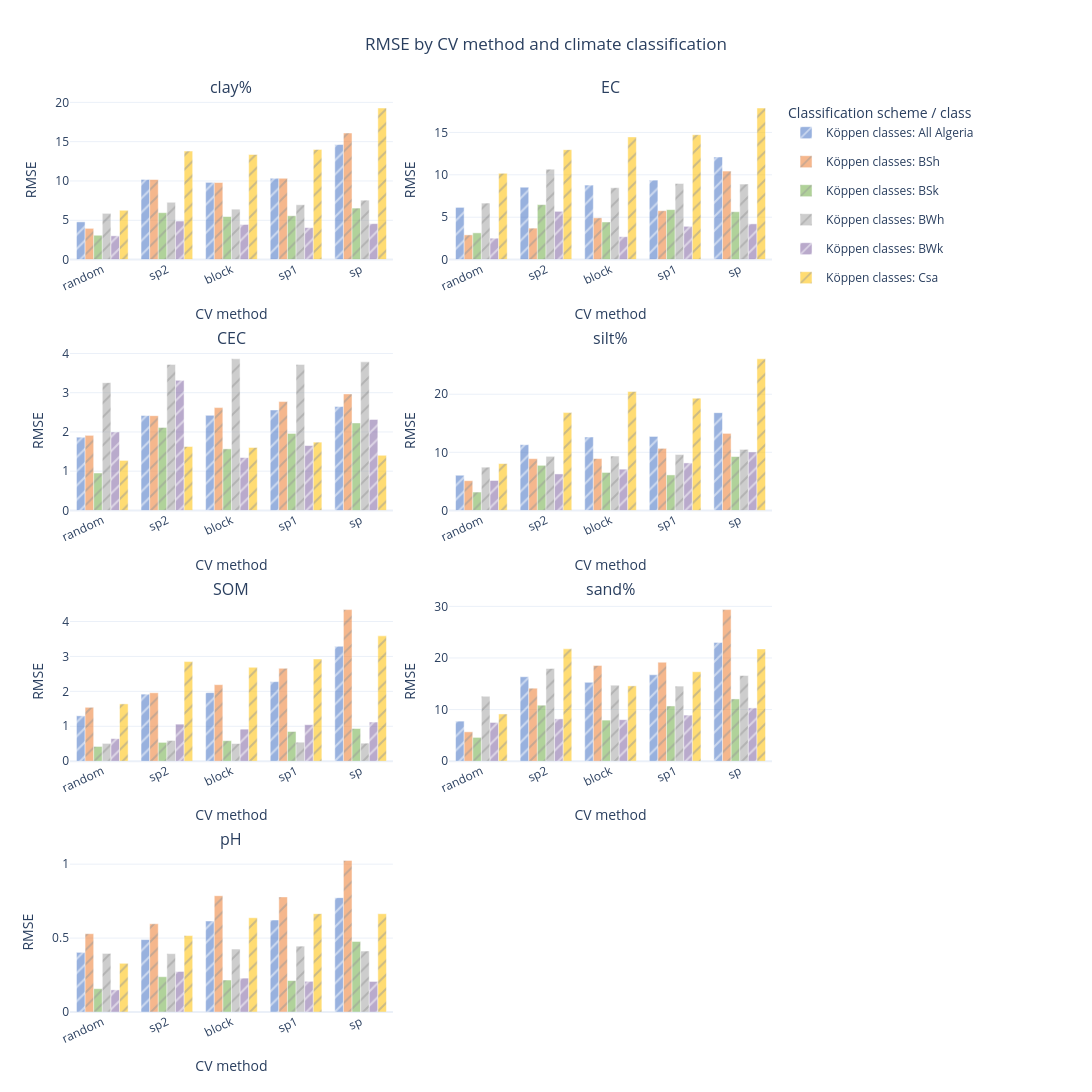
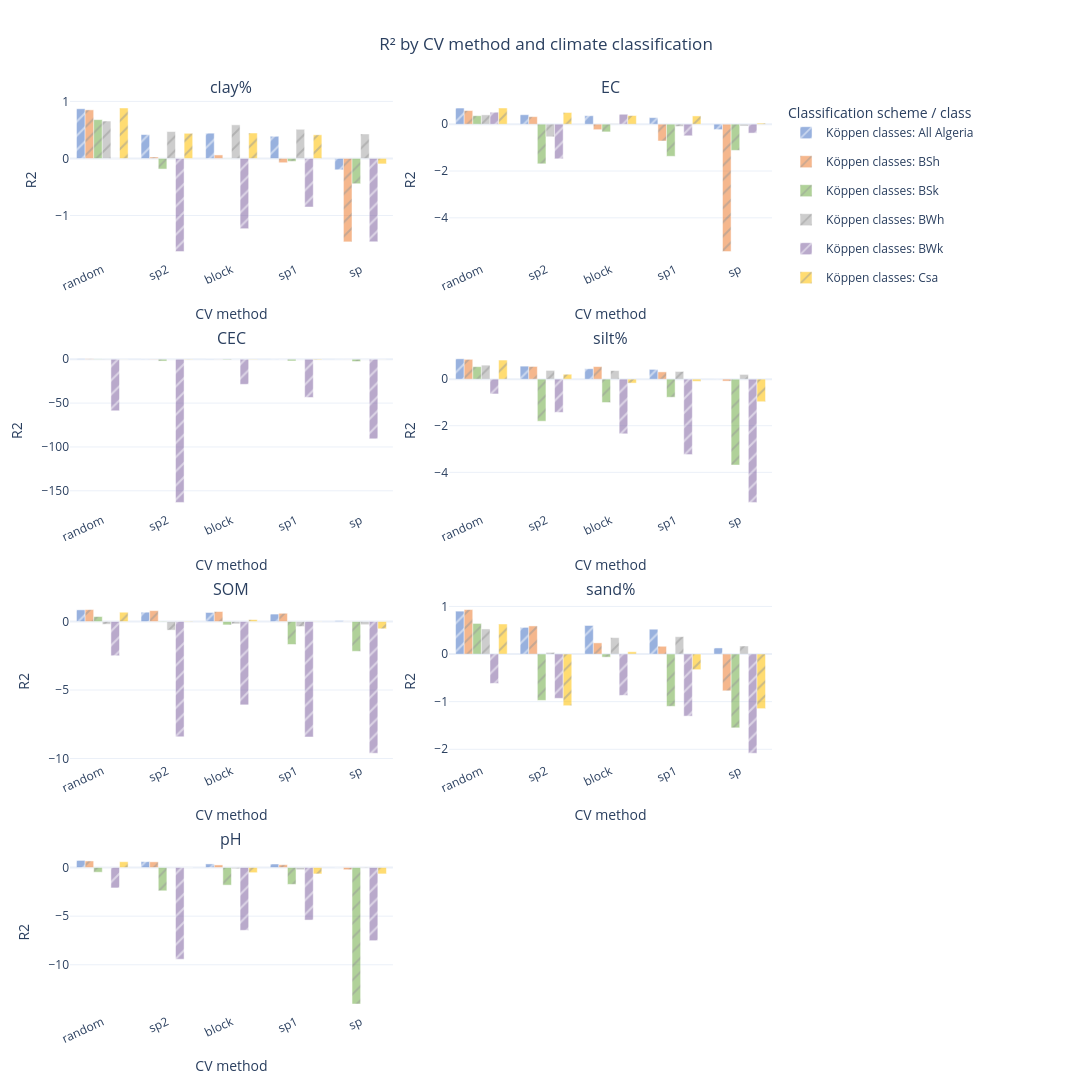

Notebook code for these charts, in order:
### Code cell
import pandas as pd
import numpy as np
import plotly.graph_objects as go
from plotly.subplots import make_subplots
from pathlib import Path
import math

# ============================================================
# CONFIGURATION
# ============================================================

INPUT_CSV = Path(
    "cv_optuna_utcnn/test_best_random_on_spCV/all/Results_Climate_Comparison/metrics_by_class_averaged.csv"
)

OUTPUT_DIR = Path(
    "cv_optuna_utcnn/test_best_random_on_spCV/all/Results_Climate_Comparison/Results_Climate_Comparison/combined_plots"
)
OUTPUT_DIR.mkdir(parents=True, exist_ok=True)

PROPERTIES = ["A%", "CE", "CEC", "L", "OM", "S%", "pH"]
title_property_map = {prop: prop for prop in properties}  # Customize if needed
title_property_map['A%'] = 'clay%'
title_property_map['S%'] = 'sand%'
title_property_map['L'] = 'silt%'
title_property_map['CE'] = 'EC'
title_property_map['OM'] = 'SOM'

CV_ORDER = ["random", "sp2", "block", "sp1", "sp"]

# Set True to include the overall Algeria metrics as another bar.
INCLUDE_ALL_ALGERIA = True

# ============================================================
# LOAD DATA
# ============================================================

df = pd.read_csv(INPUT_CSV)

# Keep only the expected properties
df = df[df["soil_property"].isin(PROPERTIES)].copy()

if not INCLUDE_ALL_ALGERIA:
    df = df[df["classification_label"] != "All Algeria"].copy()

# Standardize CV method names and keep the desired order
df["cv_method"] = df["cv_method"].astype(str).str.lower()

# Add any unexpected CV methods at the end rather than dropping them
extra_methods = sorted(set(df["cv_method"]) - set(CV_ORDER))
method_order = CV_ORDER + extra_methods

# Classification scheme order and display names
SCHEMES = [
    #  ("climate_region", "Geography regions"), 
      ("koppen_class", "Köppen classes"),
]

# Distinct colors for the categories, consistent across properties
COLOR_PALETTE = [
    "#4472C4", "#ED7D31", "#70AD47", "#A5A5A5",
    "#8064A2", "#FFC000", "#5B9BD5", "#C00000",
    "#00A6A6", "#E377C2",
]

# ============================================================
# CREATE ONE FIGURE PER METRIC
# ============================================================

def plot_metric(metric, metric_title, filename):
    ncols = 2
    nrows = math.ceil(len(PROPERTIES) / ncols)

    fig = make_subplots(
        rows=nrows,
        cols=ncols,
        subplot_titles=[title_property_map.get(prop, prop) for prop in PROPERTIES],
        shared_xaxes=False,
        vertical_spacing=0.10,
        horizontal_spacing=0.08,
    )

    # One legend entry per classification label across the whole figure
    legend_seen = set()

    for i, prop in enumerate(PROPERTIES):
        row = i // ncols + 1
        col = i % ncols + 1

        prop_df = df[df["soil_property"] == prop]

        for scheme, scheme_title in SCHEMES:
            scheme_df = prop_df[
                prop_df["classification_type"] == scheme
            ]

            if scheme_df.empty:
                continue

            labels = scheme_df["classification_label"].dropna().unique()

            # Put "All Algeria" first, then sort the remaining labels
            labels = sorted(
                labels,
                key=lambda x: (
                    str(x).lower() != "all algeria",
                    str(x).lower()
                )
            )

            for label_idx, label in enumerate(labels):
                label_df = scheme_df[
                    scheme_df["classification_label"] == label
                ]

                # Average duplicate entries for the same property,
                # class, and CV method if any remain in the CSV.
                values = (
                    label_df.groupby("cv_method")[metric]
                    .mean()
                    .reindex(method_order)
                )

                # Prefix labels so the two classification schemes
                # remain distinguishable in the legend.
                legend_name = f"{scheme_title}: {label}"
                show_legend = legend_name not in legend_seen
                legend_seen.add(legend_name)

                color = COLOR_PALETTE[
                    label_idx % len(COLOR_PALETTE)
                ]

                # Use a distinct dash pattern for the two schemes.
                # Bars stay grouped at each CV method.
                fig.add_trace(
                    go.Bar(
                        x=method_order,
                        y=values.to_numpy(),
                        name=legend_name,
                        legendgroup=legend_name,
                        showlegend=show_legend,
                        marker_color=color,
                        opacity=1.0 if scheme == "climate_region" else 0.55,
                        marker_pattern_shape=(
                            "" if scheme == "climate_region" else "/"
                        ),
                        offsetgroup=f"{scheme}_{label}",
                        alignmentgroup="soil_properties",
                        customdata=np.array(
                            [[scheme_title, label, method] for method in method_order],
                            dtype=object
                        ),
                        hovertemplate=(
                            "<b>Property:</b> " + prop +
                            "<br><b>CV method:</b> %{x}" +
                            "<br><b>Classification:</b> %{customdata[0]}" +
                            "<br><b>Class:</b> %{customdata[1]}" +
                            "<br><b>Metric:</b> %{y:.4f}" +
                            "<extra></extra>"
                        ),
                    ),
                    row=row,
                    col=col,
                )

        fig.update_xaxes(
            title_text="CV method",
            categoryorder="array",
            categoryarray=method_order,
            tickangle=-25,
            row=row,
            col=col,
        )

        fig.update_yaxes(
            title_text=metric.upper(),
            row=row,
            col=col,
        )

    fig.update_layout(
        title=dict(
            text=f"{metric_title} by CV method and climate classification",
            x=0.5,
        ),
        barmode="group",
        height=360 * nrows,
        width=1400,
        template="plotly_white",
        legend=dict(
            title="Classification scheme / class",
            orientation="v",
            yanchor="top",
            y=1,
            xanchor="left",
            x=1.02,
        ),
        margin=dict(l=70, r=320, t=100, b=80),
    )

    output_path = OUTPUT_DIR / filename
    fig.write_html(output_path, include_plotlyjs="cdn")
    fig.write_image(output_path.with_suffix(".png"), scale=2, engine="kaleido")
    fig.show()

    print(f"Saved: {output_path}")


# ============================================================
# GENERATE ONLY TWO FIGURES
# ============================================================

plot_metric("rmse", "RMSE", f"RMSE_all_properties_{SCHEMES[0][0]}.html")
plot_metric("r2", "R²", f"R2_all_properties_{SCHEMES[0][0]}.html")
